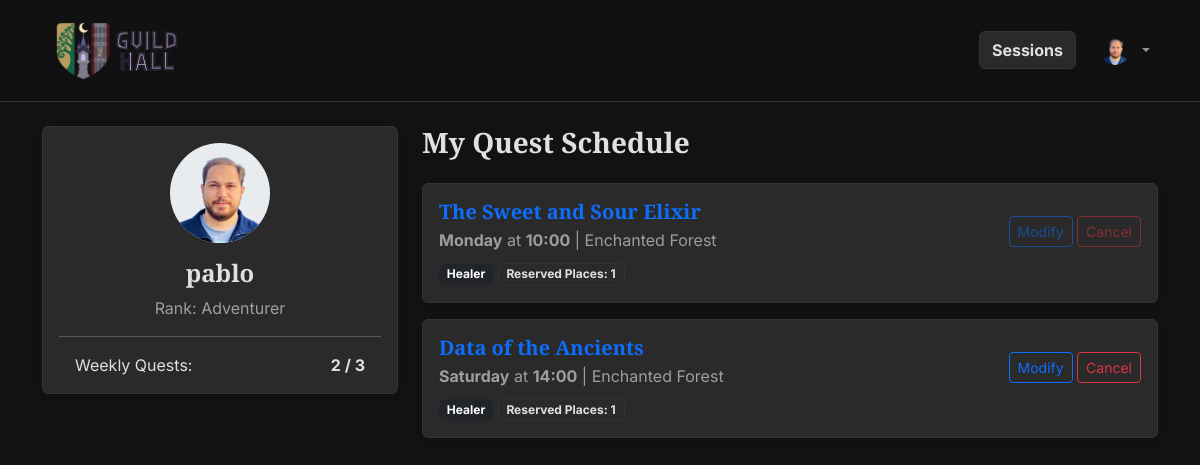
/profile (signed in), run on an earlier commit of the app's database.
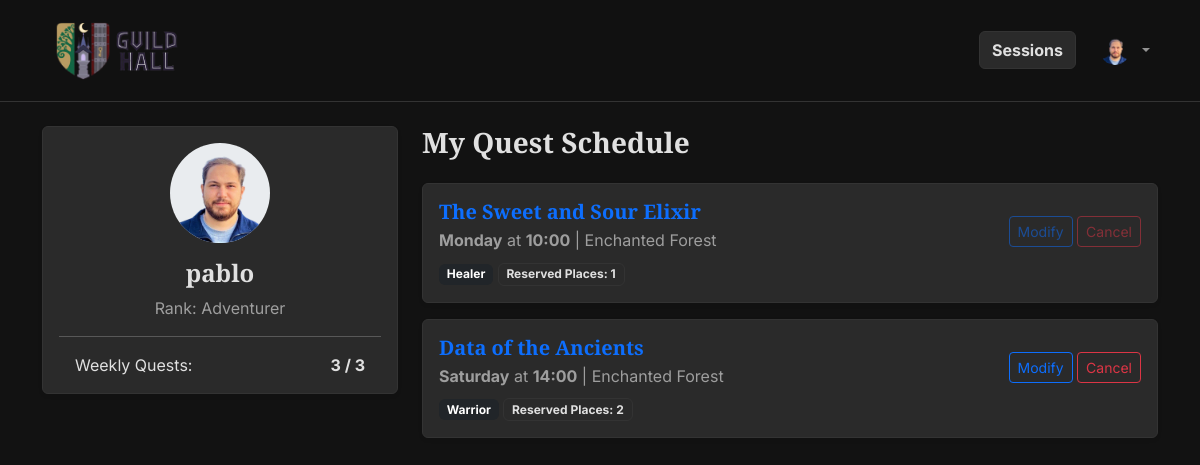
And on a later commit of the database.
### tables this page shows
CREATE TABLE "users" (
	"UId"	INTEGER,
	"username"	TEXT NOT NULL UNIQUE,
	"password_hash"	TEXT NOT NULL,
	"role"	TEXT NOT NULL,
	"avatar_filename"	TEXT,
	PRIMARY KEY("UId" AUTOINCREMENT)
);

CREATE TABLE "participations" (
	"PId"	INTEGER,
	"SId"	INTEGER NOT NULL,
	"UId"	INTEGER NOT NULL,
	"party_role"	TEXT NOT NULL,
	"places_reserved"	INTEGER NOT NULL,
	PRIMARY KEY("PId" AUTOINCREMENT),
	FOREIGN KEY("SId") REFERENCES "sessions"("SId"),
	FOREIGN KEY("UId") REFERENCES "users"("UId")
);

CREATE TABLE "quests" (
	"QId"	INTEGER,
	"title"	TEXT NOT NULL,
	"duration"	INTEGER NOT NULL,
	"quest_type"	TEXT NOT NULL,
	"difficulty"	TEXT NOT NULL,
	"description"	TEXT,
	"image_filename"	TEXT,
	PRIMARY KEY("QId" AUTOINCREMENT)
);

### app.py (the view)
@app.route('/profile')
@login_required
def profile():
    if current_user.role != AD:
        flash("Guild Masters have a different dashboard.", "info")
        return redirect(url_for('index')) # We will point this to GM Dashboard later
    raw_participations = db.get_user_participations(current_user.UId)
    participations = []
    total_places = 0
    for row in raw_participations:
        part_dict = dict(row)
        part_dict['is_modifiable'] = util.can_modify_session(
            row['day'], row['start_time'], SIMULATED_DAY, SIMULATED_TIME
        )
        total_places += row['places_reserved']
        participations.append(part_dict)
    return render_template('adventurer_profile.html', participations=participations, total_places = total_places)

### app.py (called while the page is built)
@login_manager.user_loader
def load_user(user_id):
    return db.get_user_by_id(user_id)

### db.py (called while the page is built)
def get_db_connection():
    conn = sqlite3.connect('database.db')
    conn.row_factory = sqlite3.Row
    return conn

def get_user_by_id(uid):
    conn = get_db_connection()
    cursor = conn.cursor()
    query = 'SELECT * FROM users WHERE UId = ?'
    cursor.execute(query, (uid,))
    user_row = cursor.fetchone()
    conn.close()
    if user_row:
        return User(id=user_row['UId'],
                    username=user_row['username'],
                    role=user_row['role'],
                    avatar_filename=user_row['avatar_filename'])
    return None

def get_user_participations(user_id):
    conn = get_db_connection()
    query = '''
        SELECT p.PId as participation_id, p.party_role, p.places_reserved,
               s.SId as session_id, s.day, s.start_time, s.location,
               q.title, q.duration, q.quest_type
        FROM participations p
        JOIN sessions s ON p.SId = s.SId
        JOIN quests q ON s.QId = q.QId
        WHERE p.UId = ?
        ORDER BY
        CASE s.day
            WHEN 'Monday' THEN 1
            WHEN 'Tuesday' THEN 2
            WHEN 'Wednesday' THEN 3
            WHEN 'Thursday' THEN 4
            WHEN 'Friday' THEN 5
            WHEN 'Saturday' THEN 6
            WHEN 'Sunday' THEN 7
        END, s.start_time ASC
    '''
    participations = conn.execute(query, (user_id,)).fetchall()
    conn.close()
    return participations

### util.py (called while the page is built)
def get_total_hours(day_str, time_str):
    days = {
        "Monday": 0, "Tuesday": 1, "Wednesday": 2, "Thursday": 3,
        "Friday": 4, "Saturday": 5, "Sunday": 6
    }
    hours, minutes = map(int, time_str.split(':'))
    return (days[day_str] * 24) + hours + (minutes / 60.0)

def can_modify_session(session_day, session_time, current_day, current_time):
    session_total = get_total_hours(session_day, session_time)
    current_total = get_total_hours(current_day, current_time)
    return (session_total - current_total) > 8

### templates/adventurer_profile.html (shortened to what this page needs)
{% extends 'base.html' %}
{% block content %}
<div class="row">
    <div class="col-md-4 mb-4">
        <div class="card shadow-sm">
            <div class="card-body text-center">
                {% if current_user.avatar_filename %}
                        <img src="{{ url_for('static', filename='images/avatars/' + current_user.avatar_filename) }}" alt="Avatar" class="rounded-circle mb-3 avatar">
                    {% else %}
                        <img src="{{ url_for('static', filename='images/avatars/davatar.jpg') }}" alt="Default Avatar" class="rounded-circle shadow-sm border avatar">
                    {% endif %}
                <h4 class="card-title">{{ current_user.username }}</h4>
                <p class="text-muted mb-1">Rank: Adventurer</p>
                <hr>
                <div class="d-flex justify-content-between px-3">
                    <span>Weekly Quests:</span>
                    <strong>{{ total_places }} / 3</strong>
                </div>
            </div>
        </div>
    </div>
    <div class="col-md-8">
        <h3 class="mb-4">My Quest Schedule</h3>
        {% if participations %}
            <div class="row row-cols-1 g-3">
                {% for p in participations %}
                    <div class="col">
                        <div class="card shadow-sm border-start border-4 {% if p.is_modifiable %}border-success{% else %}border-secondary{% endif %}">
                            <div class="card-body">
                                <div class="d-flex justify-content-between align-items-start">
                                    <div>
                                        <h5 class="card-title mb-1">
                                            <a href="{{ url_for('session_detail', session_id=p.session_id) }}" class="text-decoration-none text-primary">
                                                {{ p.title }}
                                            </a>
                                        </h5>
                                        <p class="text-muted mb-2">
                                            <strong>{{ p.day }}</strong> at <strong>{{ p.start_time }}</strong> | {{ p.location }}
                                        </p>
                                        <div class="mt-2">
                                            <span class="badge bg-dark">{{ p.party_role }}</span>
                                            <span class="badge bg-light text-dark border">Reserved Places: {{ p.places_reserved }}</span>
                                        </div>
                                    </div>
                                    <div class="text-end mt-3">
                                        {% if p.is_modifiable %}
                                            <button type="button" class="btn btn-outline-primary btn-sm ms-1" data-bs-toggle="modal" data-bs-target="#manageParticipationModal{{ p.participation_id }}">
                                                Modify
                                            </button>
                                            <form action="{{ url_for('cancel_booking', participation_id=p.participation_id) }}" method="POST" class="d-inline" onsubmit="return confirm('Are you sure you want to cancel your place in this quest?');">
                                                <button type="submit" class="btn btn-outline-danger btn-sm">Cancel</button>
                                            </form>
                                            {% else %}
                                                <span class="d-inline-block" title="This session starts in less than 8 hours and can no longer be modified or cancelled.">
                                                <button type="button" class="btn btn-outline-primary btn-sm ms-1" disabled style="pointer-events: none;">
                                                    Modify
                                                </button>
                                                <button type="button" class="btn btn-outline-danger btn-sm" disabled style="pointer-events: none;">
                                                    Cancel
                                                </button>
                                            </span>
                                        {% endif %}
                                    </div>
                                </div>
                            </div>
                        </div>
                    </div>
                {% endfor %}
            </div>
        {% else %}
            <div class="alert alert-info">
                You have not joined any quests this week. <a href="{{ url_for('index') }}" class="alert-link">Browse the schedule</a> to find an adventure!
            </div>
        {% endif %}
    </div>
</div>
{% endblock %}

### templates/base.html (shortened to what this page needs)
<!DOCTYPE html>
<html lang="en">
<head>
    <link href="https://cdn.jsdelivr.net/npm/bootstrap@5.3.0/dist/css/bootstrap.min.css" rel="stylesheet">
    <link rel="stylesheet" href="{{ url_for('static', filename='css/style.css') }}">
</head>
<body>
    <header>
        {% set is_home = request.endpoint == 'index' %}
        <nav id="{{ 'homeNavbar' if is_home else 'genNavbar' }}"
             class="navbar navbar-expand-lg navbar-dark {{ 'fixed-top navbar-transparent' if is_home else 'sticky-top glass-nav' }}">
            <div class="container">
                <a class="navbar-brand" href="{{ url_for('index') }}">
                    <img src="{{ url_for('static', filename='images/logo.png') }}" alt="Guild Logo" id="logo" class="d-inline-block align-text-top me-2">
                </a>
                <div class="collapse navbar-collapse justify-content-end" id="mobileMenu">
                    <ul class="navbar-nav align-items-lg-center">
                        <li class="nav-item me-lg-3 mb-2 mb-lg-0 {% if current_user.is_authenticated %}d-none d-lg-block{% endif %}">
                            <a class="btn btn-info w-100 text-dark fw-bold" href="{{ url_for('index') }}">Sessions</a>
                        </li>
                        {% if current_user.is_authenticated %}
                            <li class="nav-item dropdown d-none d-lg-block">
                                <a class="nav-link dropdown-toggle d-flex align-items-center justify-content-center" href="#" id="userDropdown" role="button" data-bs-toggle="dropdown" aria-expanded="false">
                                    {% if current_user.avatar_filename %}
                                        <img src="{{ url_for('static', filename='images/avatars/' + current_user.avatar_filename) }}" class="rounded-circle me-2" style="width: 30px; height: 30px; object-fit: cover;">
                                    {% else %}
                                        <img src="{{ url_for('static', filename='images/avatars/davatar.jpg') }}" class="rounded-circle me-2" style="width: 30px; height: 30px; object-fit: cover; background-color: #fff;">
                                    {% endif %}
                                </a>
                            </li>
                        {% endif %}
                    </ul>
                </div>
            </div>
        </nav>
    </header>
    <main class="container my-4">
        {% block content %}{% endblock %}
    </main>
</body>
</html>

### static/css/style.css (style rules this page uses)
:root { --bg-obsidian: #121212; --surface-parchment: #2A2A2A; --text-primary: #E0E0E0; --text-muted: #9E9E9E; --accent-magic: #39FF14; --role-warrior: #DC143C; --role-mage: #00BFFF; --role-healer: #50C878; --border-dim: #333333; }
body { background-color: var(--bg-obsidian); color: var(--text-primary); font-family: 'Inter', sans-serif; }
h1, h2, h3, h4, h5, h6, .navbar-brand { font-family: 'Cinzel', serif; font-weight: 600; color: var(--text-primary); }
p { font-size: 1rem; font-weight: 400; }
.card, .bg-light, .bg-white { background-color: var(--surface-parchment) !important; border: 1px solid var(--border-dim) !important; color: var(--text-primary) !important; }
.text-muted { color: var(--text-muted) !important; }
.btn:disabled, .btn.disabled, button[disabled] { opacity: 0.5; cursor: not-allowed !important; box-shadow: none !important; pointer-events: all; }
.avatar { width: 100px; height: 100px; object-fit: cover; background-color: #e9ecef; }
.navbar-brand { padding-top: 0; padding-bottom: 0; }
#logo { max-width: 150px; }
.glass-nav { background-color: rgba(18, 18, 18, 0.95) !important; backdrop-filter: blur(10px); -webkit-backdrop-filter: blur(10px); border-bottom: 1px solid var(--border-dim); }
.navbar .btn-info { background-color: var(--surface-parchment); color: var(--text-primary) !important; border: 1px solid var(--border-dim); transition: all 0.3s ease; }

What changed in the data, as far as the page shows it:
changed participations "Data of the Ancients": party_role "Healer" → "Warrior"; places_reserved "1" → "2"
Also different on the page:
{{ total_places }}: "2" → "3"
